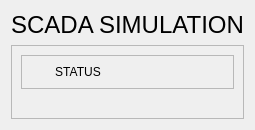
         <widget class="QWidget" name="page">
          <layout class="QGridLayout" name="gridLayout_3">
           <item row="0" column="0">
            <widget class="QLabel" name="label_4">
             <property name="maximumSize">
              <size>
               <width>16777215</width>
               <height>50</height>
              </size>
             </property>
             <property name="font">
              <font>
               <pointsize>18</pointsize>
              </font>
             </property>
             <property name="text">
              <string>SCADA SIMULATION</string>
             </property>
             <property name="alignment">
              <set>Qt::AlignCenter</set>
             </property>
            </widget>
           </item>
           <item row="1" column="0">
            <widget class="QFrame" name="frame_23">
             <property name="frameShape">
              <enum>QFrame::StyledPanel</enum>
             </property>
             <property name="frameShadow">
              <enum>QFrame::Raised</enum>
             </property>
             <layout class="QVBoxLayout" name="verticalLayout_17">
              <item>
               <widget class="QFrame" name="frame_22">
                <property name="frameShape">
                 <enum>QFrame::StyledPanel</enum>
                </property>
                <property name="frameShadow">
                 <enum>QFrame::Raised</enum>
                </property>
                <layout class="QHBoxLayout" name="horizontalLayout_9">
                 <item>
                  <widget class="QLabel" name="label_56">
                   <property name="text">
                    <string>STATUS</string>
                   </property>
                   <property name="alignment">
                    <set>Qt::AlignCenter</set>
                   </property>
                  </widget>
                 </item>
                 <item>
                  <widget class="QLabel" name="label_57">
                   <property name="text">
                    <string/>
                   </property>
                   <property name="alignment">
                    <set>Qt::AlignCenter</set>
                   </property>
                  </widget>
                 </item>
                </layout>
               </widget>
              </item>
              <item>
               <widget class="QLabel" name="label_55">
                <property name="text">
                 <string/>
                </property>
                <property name="pixmap">
                 <pixmap resource="resource.qrc">:/images/images/fullscada4.png</pixmap>
                </property>
                <property name="scaledContents">
                 <bool>true</bool>
                </property>
                <property name="alignment">
                 <set>Qt::AlignCenter</set>
                </property>
               </widget>
              </item>
             </layout>
            </widget>
           </item>
          </layout>
         </widget>
